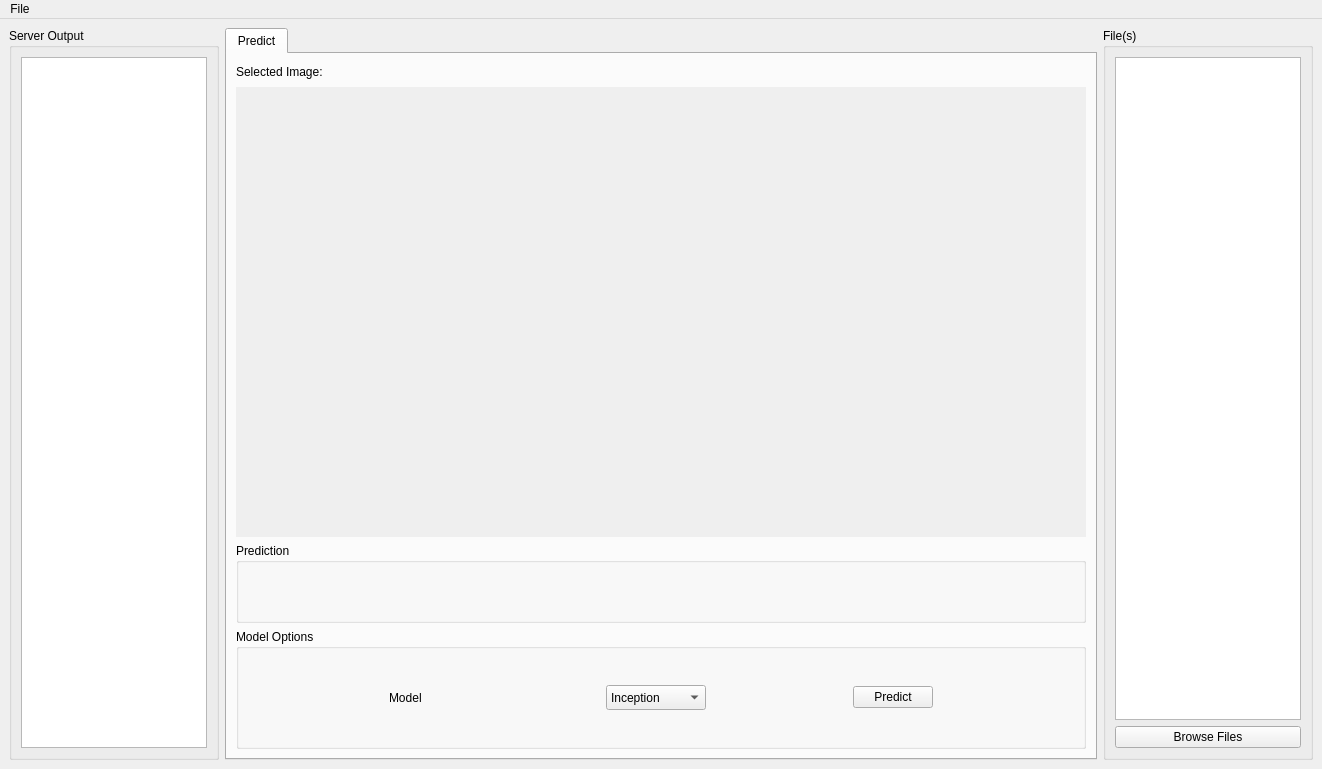
<?xml version="1.0" encoding="UTF-8"?>
<ui version="4.0">
 <class>MainWindow</class>
 <widget class="QMainWindow" name="MainWindow">
  <property name="windowModality">
   <enum>Qt::NonModal</enum>
  </property>
  <property name="geometry">
   <rect>
    <x>0</x>
    <y>0</y>
    <width>1322</width>
    <height>769</height>
   </rect>
  </property>
  <property name="windowTitle">
   <string>MainWindow</string>
  </property>
  <widget class="QWidget" name="centralwidget">
   <property name="enabled">
    <bool>true</bool>
   </property>
   <property name="sizePolicy">
    <sizepolicy hsizetype="Expanding" vsizetype="Expanding">
     <horstretch>0</horstretch>
     <verstretch>0</verstretch>
    </sizepolicy>
   </property>
   <layout class="QGridLayout" name="gridLayout_2">
    <item row="0" column="1">
     <layout class="QGridLayout" name="gridLayout_3">
      <property name="sizeConstraint">
       <enum>QLayout::SetMinAndMaxSize</enum>
      </property>
      <item row="1" column="0">
       <widget class="QTabWidget" name="tabWidget">
        <property name="enabled">
         <bool>true</bool>
        </property>
        <property name="currentIndex">
         <number>0</number>
        </property>
        <widget class="QWidget" name="Predict">
         <property name="enabled">
          <bool>true</bool>
         </property>
         <property name="sizePolicy">
          <sizepolicy hsizetype="Expanding" vsizetype="Expanding">
           <horstretch>0</horstretch>
           <verstretch>0</verstretch>
          </sizepolicy>
         </property>
         <attribute name="title">
          <string>Predict</string>
         </attribute>
         <layout class="QGridLayout" name="gridLayout">
          <item row="4" column="0">
           <widget class="QGroupBox" name="groupBox_3">
            <property name="sizePolicy">
             <sizepolicy hsizetype="Preferred" vsizetype="Preferred">
              <horstretch>0</horstretch>
              <verstretch>0</verstretch>
             </sizepolicy>
            </property>
            <property name="minimumSize">
             <size>
              <width>850</width>
              <height>120</height>
             </size>
            </property>
            <property name="maximumSize">
             <size>
              <width>0</width>
              <height>120</height>
             </size>
            </property>
            <property name="layoutDirection">
             <enum>Qt::LeftToRight</enum>
            </property>
            <property name="title">
             <string>Model Options</string>
            </property>
            <property name="flat">
             <bool>true</bool>
            </property>
            <layout class="QHBoxLayout" name="horizontalLayout">
             <item>
              <widget class="QLabel" name="label_4">
               <property name="maximumSize">
                <size>
                 <width>70</width>
                 <height>16777215</height>
                </size>
               </property>
               <property name="text">
                <string>Model</string>
               </property>
              </widget>
             </item>
             <item>
              <widget class="QComboBox" name="modelList">
               <property name="maximumSize">
                <size>
                 <width>100</width>
                 <height>25</height>
                </size>
               </property>
               <item>
                <property name="text">
                 <string>Inception</string>
                </property>
               </item>
               <item>
                <property name="text">
                 <string>Resnet</string>
                </property>
               </item>
               <item>
                <property name="text">
                 <string>VGG</string>
                </property>
               </item>
               <item>
                <property name="text">
                 <string>myCNN</string>
                </property>
               </item>
               <item>
                <property name="text">
                 <string>Xception</string>
                </property>
               </item>
               <item>
                <property name="text">
                 <string>Densenet</string>
                </property>
               </item>
              </widget>
             </item>
             <item>
              <widget class="QPushButton" name="predictButton">
               <property name="sizePolicy">
                <sizepolicy hsizetype="Maximum" vsizetype="Fixed">
                 <horstretch>0</horstretch>
                 <verstretch>0</verstretch>
                </sizepolicy>
               </property>
               <property name="text">
                <string>Predict</string>
               </property>
              </widget>
             </item>
            </layout>
           </widget>
          </item>
          <item row="1" column="0">
           <widget class="QLabel" name="picView">
            <property name="autoFillBackground">
             <bool>true</bool>
            </property>
            <property name="text">
             <string/>
            </property>
           </widget>
          </item>
          <item row="3" column="0">
           <widget class="QGroupBox" name="groupBox">
            <property name="maximumSize">
             <size>
              <width>16777215</width>
              <height>80</height>
             </size>
            </property>
            <property name="title">
             <string>Prediction</string>
            </property>
            <layout class="QFormLayout" name="formLayout">
             <item row="0" column="1">
              <widget class="QLabel" name="lblPredict">
               <property name="text">
                <string/>
               </property>
              </widget>
             </item>
            </layout>
           </widget>
          </item>
          <item row="0" column="0">
           <widget class="QLabel" name="lblFilename">
            <property name="minimumSize">
             <size>
              <width>0</width>
              <height>0</height>
             </size>
            </property>
            <property name="maximumSize">
             <size>
              <width>16777215</width>
              <height>18</height>
             </size>
            </property>
            <property name="text">
             <string>Selected Image: </string>
            </property>
           </widget>
          </item>
         </layout>
        </widget>
       </widget>
      </item>
     </layout>
    </item>
    <item row="0" column="2">
     <widget class="QGroupBox" name="groupBox_4">
      <property name="title">
       <string>File(s)</string>
      </property>
      <layout class="QGridLayout" name="gridLayout_5">
       <item row="1" column="0">
        <widget class="QPushButton" name="browseFilesButton">
         <property name="text">
          <string>Browse Files</string>
         </property>
        </widget>
       </item>
       <item row="0" column="0">
        <widget class="QListWidget" name="fileList"/>
       </item>
      </layout>
     </widget>
    </item>
    <item row="0" column="0">
     <widget class="QGroupBox" name="groupBox_2">
      <property name="title">
       <string>Server Output</string>
      </property>
      <layout class="QGridLayout" name="gridLayout_4">
       <item row="0" column="0">
        <widget class="QTextBrowser" name="txtOutput"/>
       </item>
      </layout>
     </widget>
    </item>
   </layout>
  </widget>
  <widget class="QMenuBar" name="menuBar">
   <property name="geometry">
    <rect>
     <x>0</x>
     <y>0</y>
     <width>1322</width>
     <height>27</height>
    </rect>
   </property>
   <widget class="QMenu" name="menuFile">
    <property name="title">
     <string>File</string>
    </property>
    <addaction name="actionExit"/>
    <addaction name="separator"/>
   </widget>
   <addaction name="menuFile"/>
  </widget>
  <action name="actionExit">
   <property name="text">
    <string>Exit</string>
   </property>
  </action>
  <action name="actionSave">
   <property name="text">
    <string>Save</string>
   </property>
  </action>
 </widget>
 <resources/>
 <connections/>
</ui>
